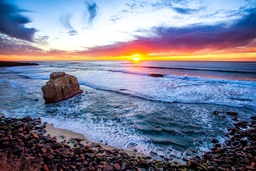
#> input picture sea.jpg, 256 x 171 px, shrunk from 1280 x 853 before the run
$ python imageSegmentation.py 3 sea.jpg out.png
#> lines starting #> are read from the running program, lines starting #| are printed output that depends on the picture
#!/usr/bin/env python
# coding: utf-8

# In[1]:


'''
- Author: <Congkai Sun>

'''


# In[ ]:


import numpy as np
from PIL import Image
import sys
from sklearn.cluster import KMeans
import math


# In[2]:


def load_image(filename):
    """
    Load the image file into a numpy array
    """
    image = Image.open(filename)
    return np.array(image)


# In[3]:


def standardize_data(data):
    """
    Standardize the data
    """
    data = data.astype(np.float64)
    mean = np.mean(data, axis=0)
    std = np.std(data, axis=0)
    return (data - mean) / std


# In[4]:


def unstandardize_data(data, original_data):
    """
    Unstandardize the data using the original data to get the original values
    """
    mean = np.mean(original_data, axis=0)
    std = np.std(original_data, axis=0)
    return (data * std) + mean


# In[5]:


def coordinate_descent_kmeans(X, k, max_iter=100, tol=1e-4):
    """
    Coordinate descent algorithm for k-means clustering.

    Parameters:
        X (array-like): data matrix with shape (n_samples, n_features)
        k (int): number of clusters
        max_iter (int): maximum number of iterations (default: 100)
        tol (float): convergence tolerance (default: 1e-4)

    Returns:
        centroids (array-like): cluster centroids with shape (k, n_features)
        clusters (array-like): cluster assignments for each data point with shape (n_samples,)
    """

    # Initialize cluster centroids randomly from the data points
    n_samples, n_features = X.shape
    centroids = X[np.random.choice(n_samples, k, replace=False), :]

    for i in range(max_iter):
        clusters = np.zeros(n_samples)
        for j, x in enumerate(X):
            # Assign each point to the closest centroid by Euclidean distance
            distances = np.linalg.norm(x - centroids, axis = 1)
            clusters[j] = np.argmin(distances)
        prev_centroids = np.copy(centroids)
        for c in range(k):
            # The mean of the points assigned to it
            centroids[c, :] = np.mean(X[clusters == c, :], axis=0)
        # Check the sum of absolute differences between the current and previous centroids.
        if np.sum(np.abs(centroids - prev_centroids)) < tol:
            break
    return centroids, clusters


# In[6]:


def segment_image(image, labels, centers):
    """
    Segment the image
    """
    new_image = np.zeros_like(image)
    for i in range(image.shape[0]):
        for j in range(image.shape[1]):
            label = int(labels[i * image.shape[1] + j])
            new_image[i, j, :] = centers[label, :3]
    return new_image


# In[7]:


def save_image(filename, image):
    """
    Save the image to the specified filename
    """
    image = np.clip(image, 0, 255).astype(np.uint8)
    Image.fromarray(image).save(filename)


# In[8]:


def main():
    # Command line arguments
    k = int(sys.argv[1])
    inputImageFilename = sys.argv[2]
    outputImageFilename = sys.argv[3]

    # Load image and convert to data
    image = load_image(inputImageFilename)
#> in load_image, image is the input picture: PIL image 256x171 RGB; mean R, G, B 118.3, 124.8, 148.7
    data = np.zeros((image.shape[0] * image.shape[1], 5))
    for i in range(image.shape[0]):
        for j in range(image.shape[1]):
            data[i * image.shape[1] + j, 0] = image[i, j, 0]
            data[i * image.shape[1] + j, 1] = image[i, j, 1]
            data[i * image.shape[1] + j, 2] = image[i, j, 2]
            data[i * image.shape[1] + j, 3] = i
            data[i * image.shape[1] + j, 4] = j

    # Standardize data
    standardized_data = standardize_data(data)
#> in standardize_data, `mean = np.mean(data, axis=0)`: mean = [118.3, 124.8, 148.7, 85, 127.5]
#> in standardize_data, `std = np.std(data, axis=0)`: std = [74.59, 70.26, 75.73, 49.36, 73.9]

    # Apply k-means clustering
    centers, labels = coordinate_descent_kmeans(standardized_data, k)
#> in coordinate_descent_kmeans, `centroids = X[np.random.choice(n_samples, k, replace=False), :]`: centroids = [[0.733, 0.188, 0.294, -0.466, 0.48], [-0.943, -1.25, -1.4, 1.38, -0.968], [0.746, 1.26, 1.36, -1.38, -1.2]]
#> after the loop in coordinate_descent_kmeans, `for i in range(max_iter):`: centroids = [[-0.213, -0.115, 0.13, 0.036, 0.12], [-1.04, -1.22, -1.27, 1.09, -0.0511], [1.12, 1.13, 0.844, -0.925, -0.12]]
#> centers has the same summary as centroids in coordinate_descent_kmeans

    # Segment the image
    new_image = segment_image(image, labels, unstandardize_data(centers, data))
#> in unstandardize_data, `mean = np.mean(original_data, axis=0)`: mean = [118.3, 124.8, 148.7, 85, 127.5]
#> in unstandardize_data, `std = np.std(original_data, axis=0)`: std = [74.59, 70.26, 75.73, 49.36, 73.9]
#> in segment_image, `new_image = np.zeros_like(image)`: new_image: shape (171, 256, 3); every value is 0
#> after the loop in segment_image, `for i in range(image.shape[0]):`:
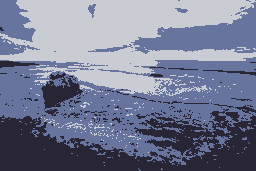
#> new_image: shape (171, 256, 3); mean R, G, B 118, 124.1, 148.2

    # Save the image
    save_image(outputImageFilename, new_image)

if __name__ == '__main__':
    main()


# In[ ]:
